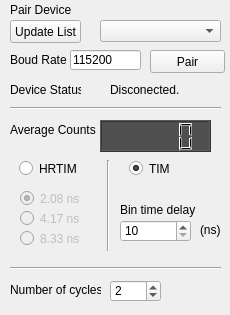
<?xml version="1.0" encoding="UTF-8"?>
<ui version="4.0">
 <class>Form</class>
 <widget class="QWidget" name="Form">
  <property name="geometry">
   <rect>
    <x>0</x>
    <y>0</y>
    <width>230</width>
    <height>315</height>
   </rect>
  </property>
  <property name="windowTitle">
   <string>Form</string>
  </property>
  <widget class="QLabel" name="label_20">
   <property name="geometry">
    <rect>
     <x>10</x>
     <y>120</y>
     <width>131</width>
     <height>20</height>
    </rect>
   </property>
   <property name="text">
    <string>Average Counts</string>
   </property>
  </widget>
  <widget class="QLCDNumber" name="lcdNumber_counterValue">
   <property name="enabled">
    <bool>true</bool>
   </property>
   <property name="geometry">
    <rect>
     <x>100</x>
     <y>120</y>
     <width>111</width>
     <height>32</height>
    </rect>
   </property>
   <property name="styleSheet">
    <string notr="true">background-color: rgb(80, 80, 80);
selection-color: rgb(255, 255, 255);</string>
   </property>
  </widget>
  <widget class="QLabel" name="label_13">
   <property name="geometry">
    <rect>
     <x>10</x>
     <y>80</y>
     <width>71</width>
     <height>20</height>
    </rect>
   </property>
   <property name="text">
    <string>Device Status:</string>
   </property>
  </widget>
  <widget class="QLabel" name="label_deviceStatus">
   <property name="geometry">
    <rect>
     <x>110</x>
     <y>80</y>
     <width>71</width>
     <height>20</height>
    </rect>
   </property>
   <property name="text">
    <string>Disconected.</string>
   </property>
  </widget>
  <widget class="QLabel" name="label_21">
   <property name="geometry">
    <rect>
     <x>10</x>
     <y>280</y>
     <width>91</width>
     <height>20</height>
    </rect>
   </property>
   <property name="text">
    <string>Number of cycles</string>
   </property>
  </widget>
  <widget class="QPushButton" name="pushButton_updateList">
   <property name="geometry">
    <rect>
     <x>10</x>
     <y>20</y>
     <width>71</width>
     <height>23</height>
    </rect>
   </property>
   <property name="text">
    <string>Update List</string>
   </property>
  </widget>
  <widget class="QPushButton" name="pushButton_pair">
   <property name="geometry">
    <rect>
     <x>150</x>
     <y>50</y>
     <width>75</width>
     <height>23</height>
    </rect>
   </property>
   <property name="text">
    <string>Pair</string>
   </property>
   <property name="checkable">
    <bool>true</bool>
   </property>
  </widget>
  <widget class="QLineEdit" name="lineEdit_boudRate">
   <property name="geometry">
    <rect>
     <x>70</x>
     <y>50</y>
     <width>71</width>
     <height>20</height>
    </rect>
   </property>
   <property name="text">
    <string>115200</string>
   </property>
  </widget>
  <widget class="QComboBox" name="comboBox_serialPort">
   <property name="geometry">
    <rect>
     <x>100</x>
     <y>20</y>
     <width>121</width>
     <height>22</height>
    </rect>
   </property>
  </widget>
  <widget class="QLabel" name="label_22">
   <property name="geometry">
    <rect>
     <x>10</x>
     <y>0</y>
     <width>131</width>
     <height>20</height>
    </rect>
   </property>
   <property name="text">
    <string>Pair Device</string>
   </property>
  </widget>
  <widget class="QLabel" name="label_23">
   <property name="geometry">
    <rect>
     <x>10</x>
     <y>50</y>
     <width>61</width>
     <height>20</height>
    </rect>
   </property>
   <property name="text">
    <string>Boud Rate</string>
   </property>
  </widget>
  <widget class="Line" name="line">
   <property name="geometry">
    <rect>
     <x>10</x>
     <y>100</y>
     <width>211</width>
     <height>16</height>
    </rect>
   </property>
   <property name="orientation">
    <enum>Qt::Horizontal</enum>
   </property>
  </widget>
  <widget class="Line" name="line_2">
   <property name="geometry">
    <rect>
     <x>10</x>
     <y>260</y>
     <width>211</width>
     <height>16</height>
    </rect>
   </property>
   <property name="orientation">
    <enum>Qt::Horizontal</enum>
   </property>
  </widget>
  <widget class="QWidget" name="widget_HrtimSetRes" native="true">
   <property name="enabled">
    <bool>false</bool>
   </property>
   <property name="geometry">
    <rect>
     <x>10</x>
     <y>190</y>
     <width>71</width>
     <height>61</height>
    </rect>
   </property>
   <widget class="QRadioButton" name="radioButton_preesc1">
    <property name="geometry">
     <rect>
      <x>10</x>
      <y>0</y>
      <width>82</width>
      <height>17</height>
     </rect>
    </property>
    <property name="text">
     <string>2.08 ns</string>
    </property>
    <property name="checked">
     <bool>true</bool>
    </property>
   </widget>
   <widget class="QRadioButton" name="radioButton_preesc2">
    <property name="geometry">
     <rect>
      <x>10</x>
      <y>20</y>
      <width>82</width>
      <height>17</height>
     </rect>
    </property>
    <property name="text">
     <string>4.17 ns</string>
    </property>
   </widget>
   <widget class="QRadioButton" name="radioButton_preesc3">
    <property name="geometry">
     <rect>
      <x>10</x>
      <y>40</y>
      <width>82</width>
      <height>17</height>
     </rect>
    </property>
    <property name="text">
     <string>8.33 ns</string>
    </property>
   </widget>
  </widget>
  <widget class="Line" name="line_3">
   <property name="geometry">
    <rect>
     <x>100</x>
     <y>160</y>
     <width>16</width>
     <height>91</height>
    </rect>
   </property>
   <property name="orientation">
    <enum>Qt::Vertical</enum>
   </property>
  </widget>
  <widget class="QSpinBox" name="spinBox_setCycles">
   <property name="geometry">
    <rect>
     <x>110</x>
     <y>280</y>
     <width>51</width>
     <height>22</height>
    </rect>
   </property>
   <property name="minimum">
    <number>1</number>
   </property>
   <property name="maximum">
    <number>100</number>
   </property>
   <property name="value">
    <number>2</number>
   </property>
  </widget>
  <widget class="QWidget" name="widget_setTimer" native="true">
   <property name="geometry">
    <rect>
     <x>9</x>
     <y>160</y>
     <width>201</width>
     <height>21</height>
    </rect>
   </property>
   <widget class="QRadioButton" name="radioButton_setHRTIM">
    <property name="geometry">
     <rect>
      <x>10</x>
      <y>0</y>
      <width>82</width>
      <height>17</height>
     </rect>
    </property>
    <property name="text">
     <string>HRTIM</string>
    </property>
   </widget>
   <widget class="QRadioButton" name="radioButton_setTIM">
    <property name="geometry">
     <rect>
      <x>120</x>
      <y>0</y>
      <width>82</width>
      <height>17</height>
     </rect>
    </property>
    <property name="text">
     <string>TIM</string>
    </property>
    <property name="checked">
     <bool>true</bool>
    </property>
   </widget>
  </widget>
  <widget class="QWidget" name="widget_timParams" native="true">
   <property name="geometry">
    <rect>
     <x>120</x>
     <y>190</y>
     <width>101</width>
     <height>61</height>
    </rect>
   </property>
   <widget class="QLabel" name="label_26">
    <property name="geometry">
     <rect>
      <x>0</x>
      <y>10</y>
      <width>91</width>
      <height>20</height>
     </rect>
    </property>
    <property name="text">
     <string>Bin time delay</string>
    </property>
   </widget>
   <widget class="QLabel" name="label_27">
    <property name="geometry">
     <rect>
      <x>80</x>
      <y>30</y>
      <width>21</width>
      <height>20</height>
     </rect>
    </property>
    <property name="text">
     <string>(ns)</string>
    </property>
   </widget>
   <widget class="QSpinBox" name="spinBox_TimSetRes">
    <property name="geometry">
     <rect>
      <x>0</x>
      <y>30</y>
      <width>71</width>
      <height>22</height>
     </rect>
    </property>
    <property name="minimum">
     <number>10</number>
    </property>
    <property name="maximum">
     <number>100000</number>
    </property>
   </widget>
  </widget>
 </widget>
 <resources/>
 <connections/>
</ui>
